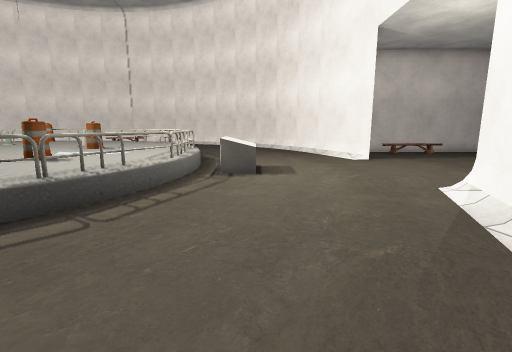
view 1 (above)

22 first-person views from a walk through a scene from a Unity 3-D project. The camera is 1.3 m above the floor, tilts 10° down and sees 85° across. The floor is counted in squares, 1 m on a side. Each view is taken from the middle of a square. On the plan, view 1 faces up. The plan holds only what a view shows up to about 13 squares ahead; the rest is blank. The place goes on beyond the plan. The player character is not drawn. Some surface patterns are stand-ins.

view 2
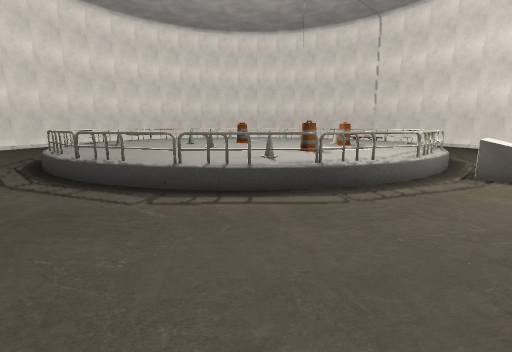

view 3
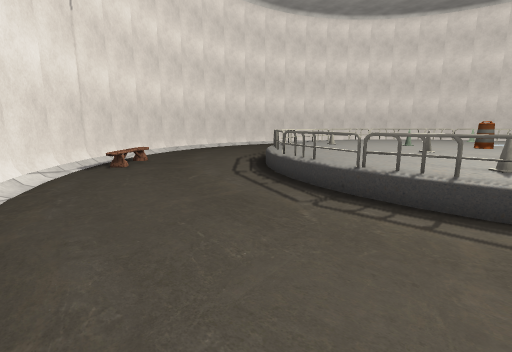

view 4
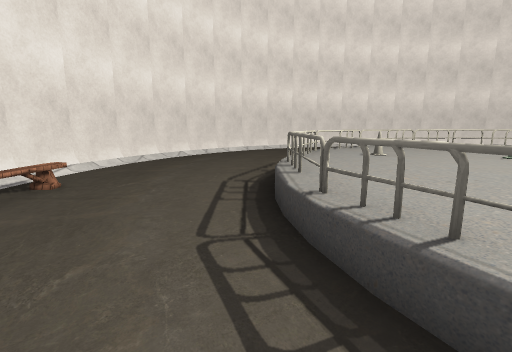

view 5
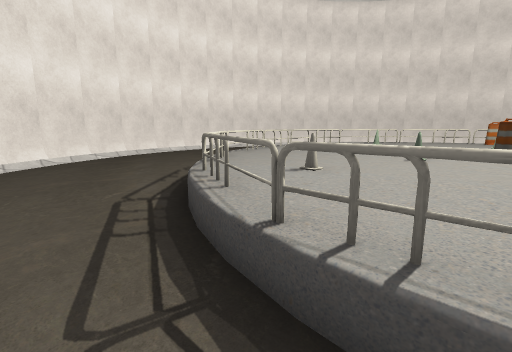

view 6
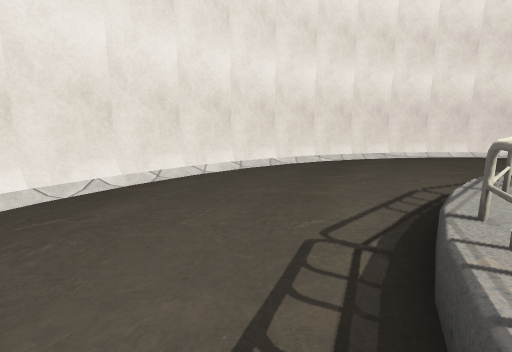

view 7
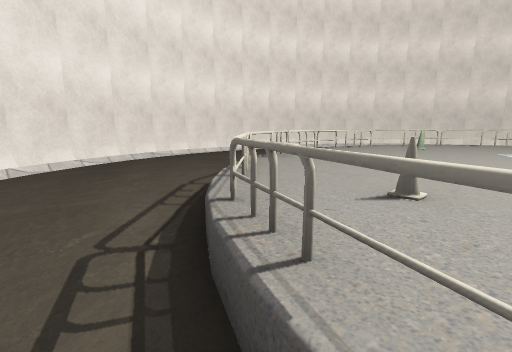

view 8
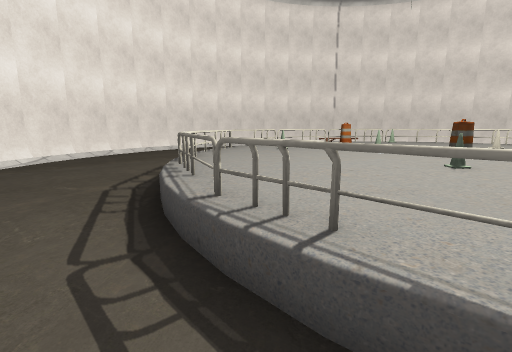

view 9
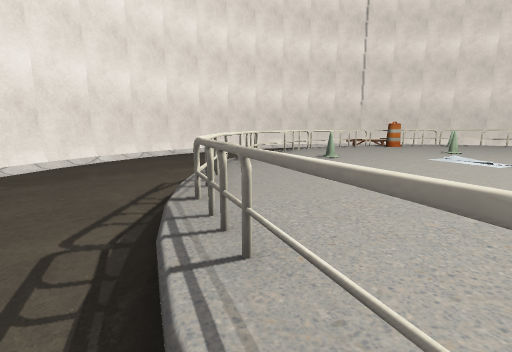

view 10
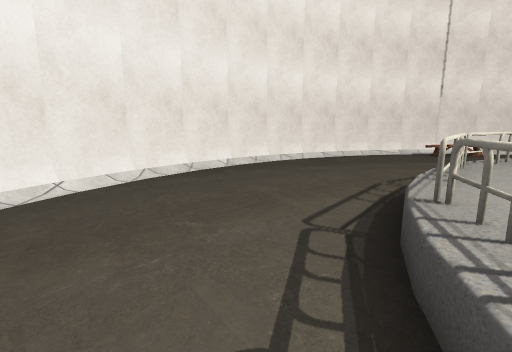

view 11
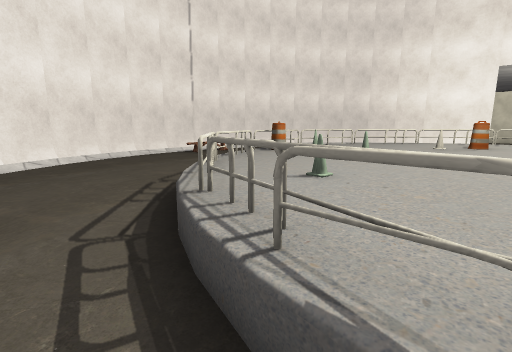

view 12
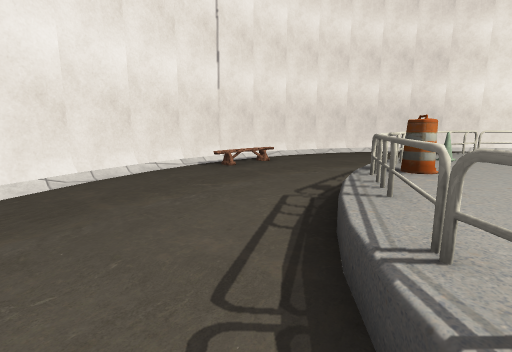

view 13
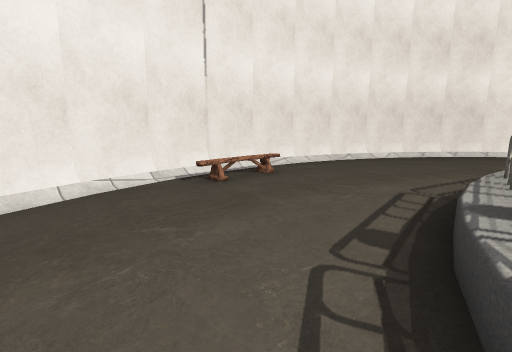

view 14
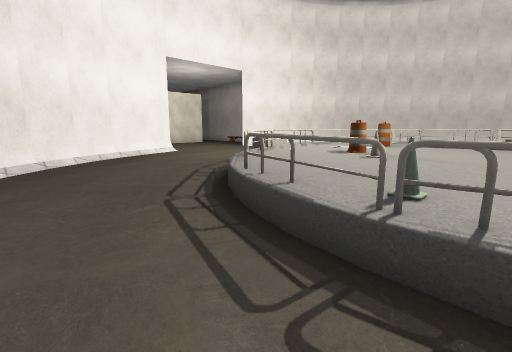

view 15
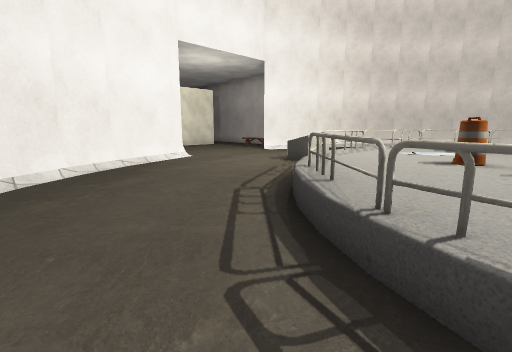

view 16
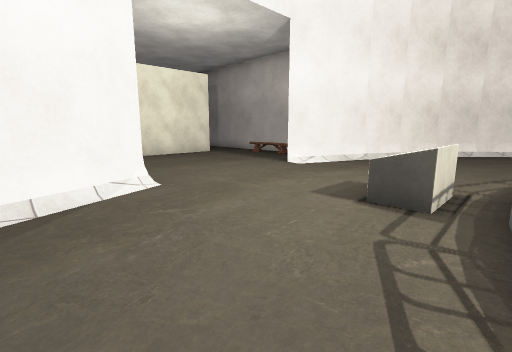

view 17
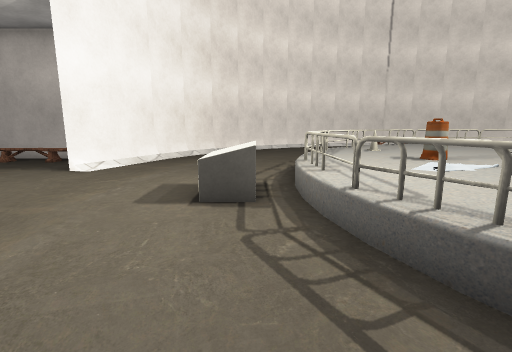

view 18
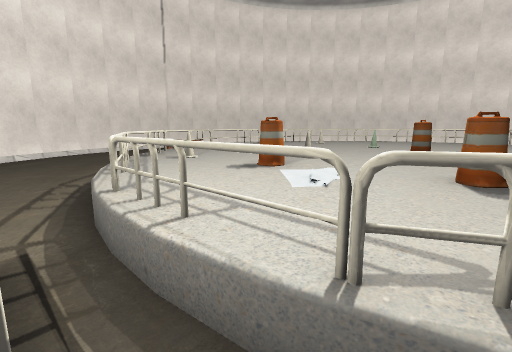

view 19
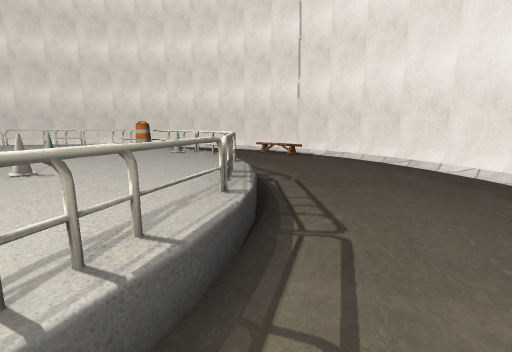

view 20
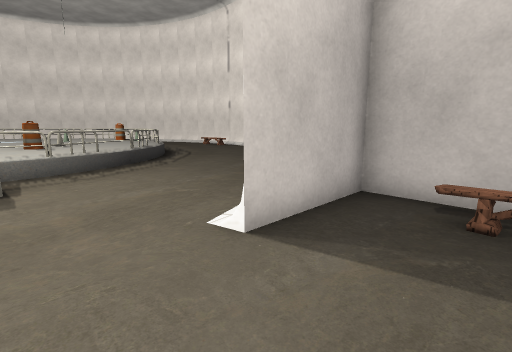

view 21
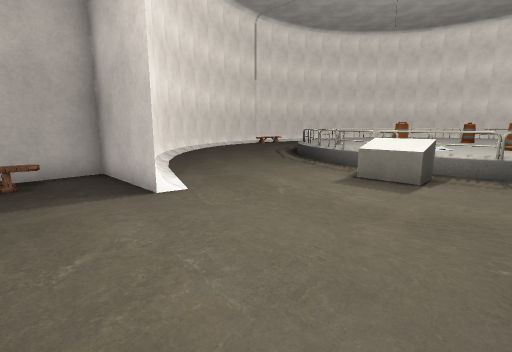

view 22
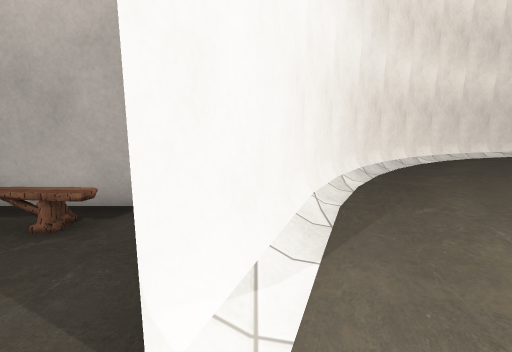

### Floor plan
Key: @ floor where view 1 was taken; # wall or solid block; . main floor; : floor 0.5 m higher than the main floor; / step, stairs or slope; C cone; O other object.
Columns run from 25 left of view 1 to 7 right of it. Each row starts with its distance up from view 1.
 23           ###########
 22         ###.........###
 21       ###.............###
 20      ##.................##
 19     ##...................##
 18    ##.....................##
 17   ##.......................##
 16   #.........OOOOCOO.........#
 15  ##......./OOOO::::O/.......#####
 14  #......./O:::::::::O/.......#...
 13  #....../O::::C::::::O/......#...
 12  #......O:C:::::::C:::O......##..
 11 ##......O::::::::::O::O/.........
 10 #......OO::::::::::O:::O.........
  9 #......O::::::OO:::::::OOO.......
  8 #......O::::::OO:::::::OOO.......
  7 #......O:::::C:::::OO::O.........
  6 ##...../O:::::::O:::::O/.........
  5  #......O:::::::::::C:O......##..
  4  #....../O::C::::::::O/......#...
  3  #......./O:::::::::O/.......#...
  2  ##......./OO:::::OO/.......#####
  1   #.........OOOOOOO.........#
  0   ##.....................@.##
 -1    ##.....................##
 -2     ##...................##
 -3      ##.................##
 -4       ###.............###
 -5         ###.........###
 -6           ###########

Where each view was taken, in squares from view 1:
view 1: 0 up, 0 right, facing up
view 2: 1 down, 0 right, facing up-left
view 3: 0 up, 0 right, facing left
view 4: 0 up, 5 left, facing left
view 5: 1 down, 10 left, facing up-left
view 6: 0 up, 12 left, facing left
view 7: 0 up, 12 left, facing up-left
view 8: 1 up, 16 left, facing up
view 9: 4 up, 17 left, facing up
view 10: 9 up, 19 left, facing up
view 11: 9 up, 19 left, facing up-right
view 12: 14 up, 17 left, facing up-right
view 13: 16 up, 15 left, facing up-right
view 14: 19 up, 10 left, facing down-right
view 15: 18 up, 7 left, facing down-right
view 16: 14 up, 2 left, facing down-right
view 17: 14 up, 1 left, facing down
view 18: 11 up, 1 left, facing down-left
view 19: 11 up, 1 left, facing up-left
view 20: 9 up, 7 right, facing up-left
view 21: 11 up, 7 right, facing down-left
view 22: 7 up, 4 right, facing down
